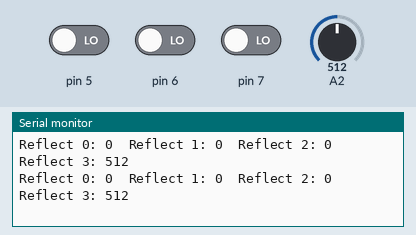
Recording of a sketch running on a simulated Arduino Uno, built with avr-gcc and run on an emulated ATmega328P. Shown: the last lines printed to the serial monitor. The test bench sets the inputs (shaded band); at power-on: A2 = 512, pin 5 LOW, pin 6 LOW, pin 7 LOW.

Above: at 1.2 s.
1.3 s: A2 set to 982
At 1.38 s:
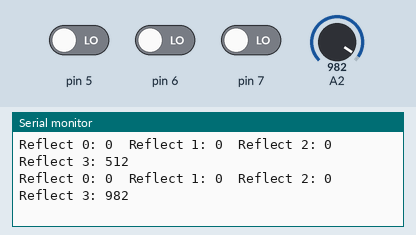
4.3 s: A2 set to 1012
At 4.3 s:
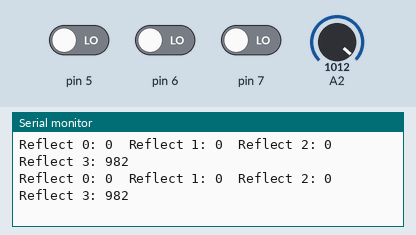

Measured:
- after the input at 1.3 s, the serial monitor: prints a new line after 0.07 s (image 1)

The sketch:

reflectSensorExtTest.ino
```cpp
#include <Adafruit_MotorShield.h>
#include <lenlib.h>
#include <Servo.h>
#include <Wire.h>

int R0Val = 0;
int R1Val = 0;
int R2Val = 0;
int R3Val = 0;

int R0ValMem = 0;
int R1ValMem = 0;
int R2ValMem = 0;


mySensors Sensors; // create sensors object

void setup()
{
  Serial.begin(9600); // set up Serial library at 9600 bps
  Serial.println("Reflect sensor test.");

  Sensors.beginSensors(); // start sensors
}

void loop()
{
  R0Val  = Sensors.readReflect0();
  R1Val = Sensors.readReflect1();
  R2Val = Sensors.readReflect2();
  R3Val = Sensors.readReflect3();

  Serial.print("Reflect 0: ");Serial.print(R0Val);
  Serial.print("\tReflect 1: ");Serial.print(R1Val);
  Serial.print("\tReflect 2: ");Serial.print(R2Val);
  Serial.print("\tReflect 3: ");Serial.print(R3Val);
  Serial.print("\n");

}
```
